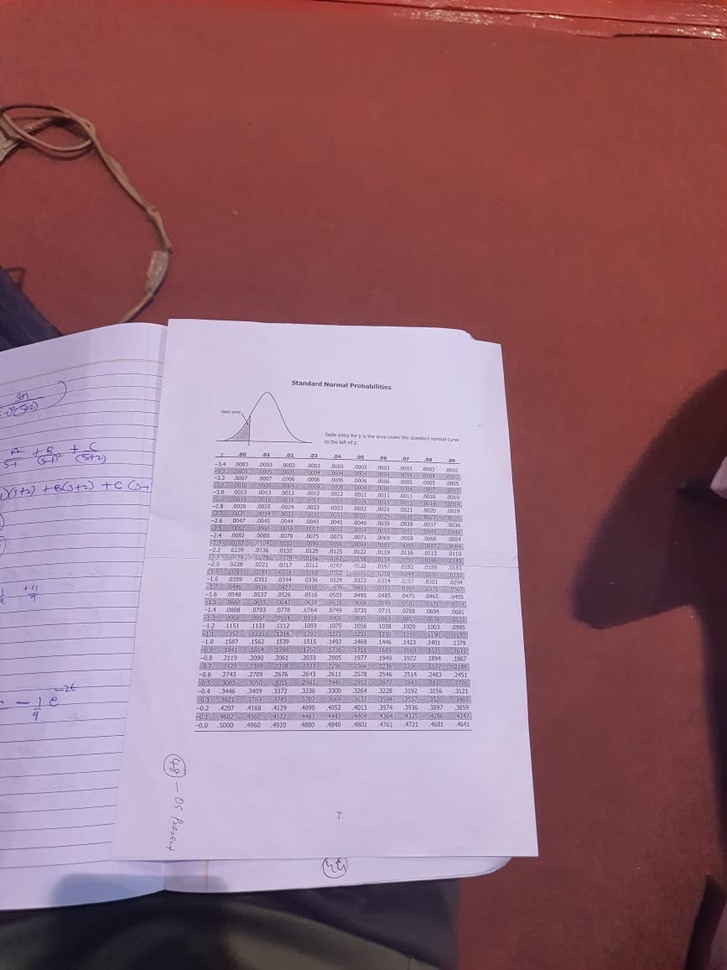
#> input picture Images1/table.jpeg, 727 x 970 px, shrunk from 867 x 1156 before the run, found by its file name
$ python secondTest.py
#> lines starting #> are read from the running program, lines starting #| are printed output that depends on the picture; after the words box and inside, x2 and y2 are one past the last pixel; in counts of white or black regions, pixels touching at a corner belong together
#crop image using open cv

import cv2
import numpy as np

#Read the input
img = cv2.imread('images/table.jpeg')
#> img is the input picture: shape (970, 727, 3); mean B, G, R 122.5, 109.9, 150.1

#Convert to grayscale
gray = cv2.cvtColor(img, cv2.COLOR_BGR2GRAY)
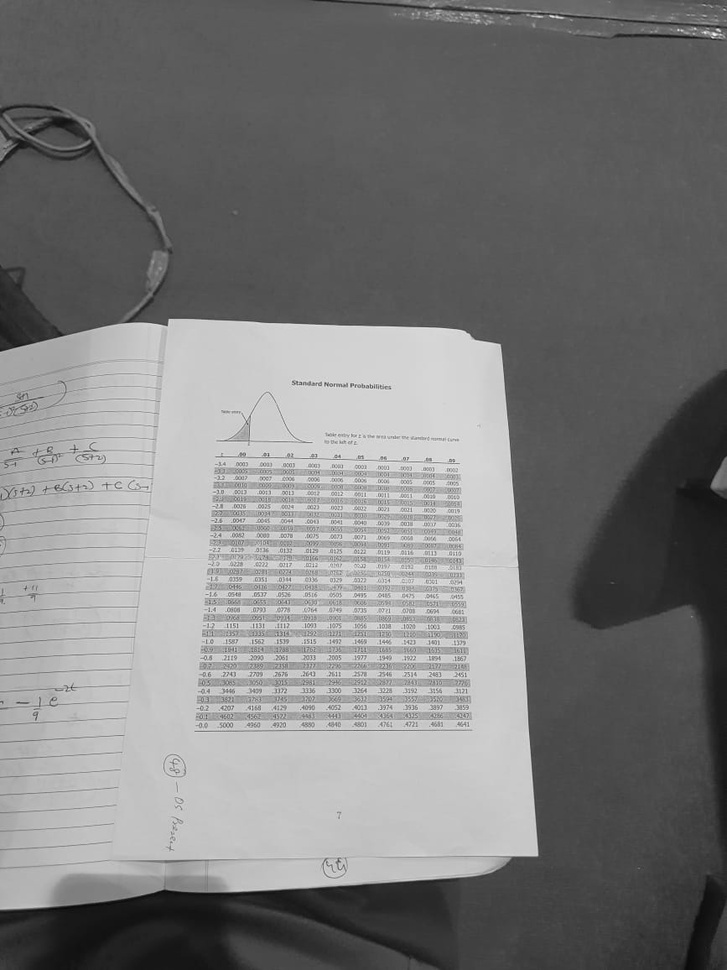
#> gray: shape (970, 727); min 9, max 248, mean 123.4

#Threshold
ret,thresh = cv2.threshold(gray,127,255,cv2.THRESH_BINARY_INV)
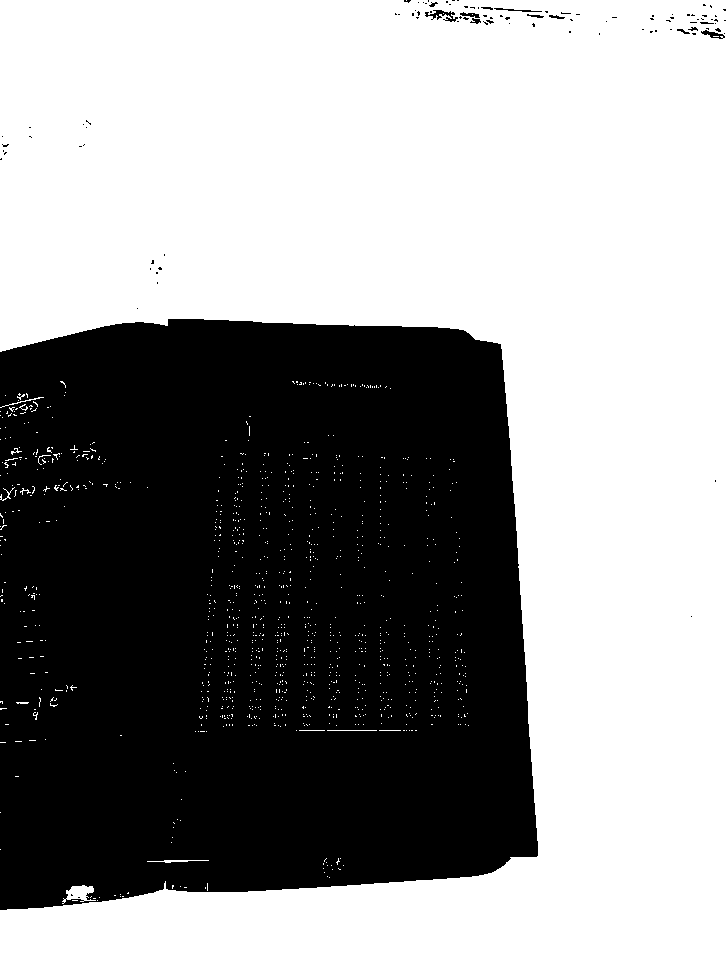
#> thresh: shape (970, 727); 58.8% white; 102 black regions (89 under 20 px), largest, box (x1, y1, x2, y2) and area: (0, 319, 538, 910) 289205, (425, 10, 458, 22) 165, (701, 30, 725, 39) 93

#Apply morphology to clean it of small regions
kernel = np.ones((7,7), np.uint8)
img_erosion = cv2.erode(thresh, kernel, iterations=1)
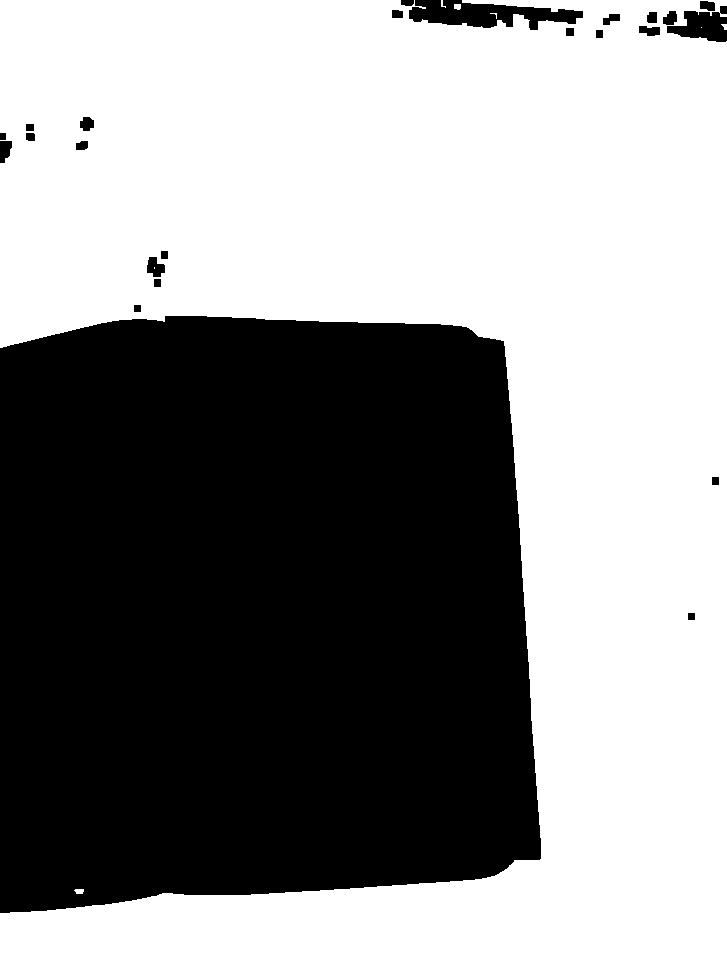
#> img_erosion: shape (970, 727); 57% white; 24 black regions, largest, box (x1, y1, x2, y2) and area: (0, 316, 541, 913) 297119, (409, 0, 583, 30) 3020, (667, 6, 727, 42) 1295
img_dilation = cv2.dilate(img_erosion, kernel, iterations=1)
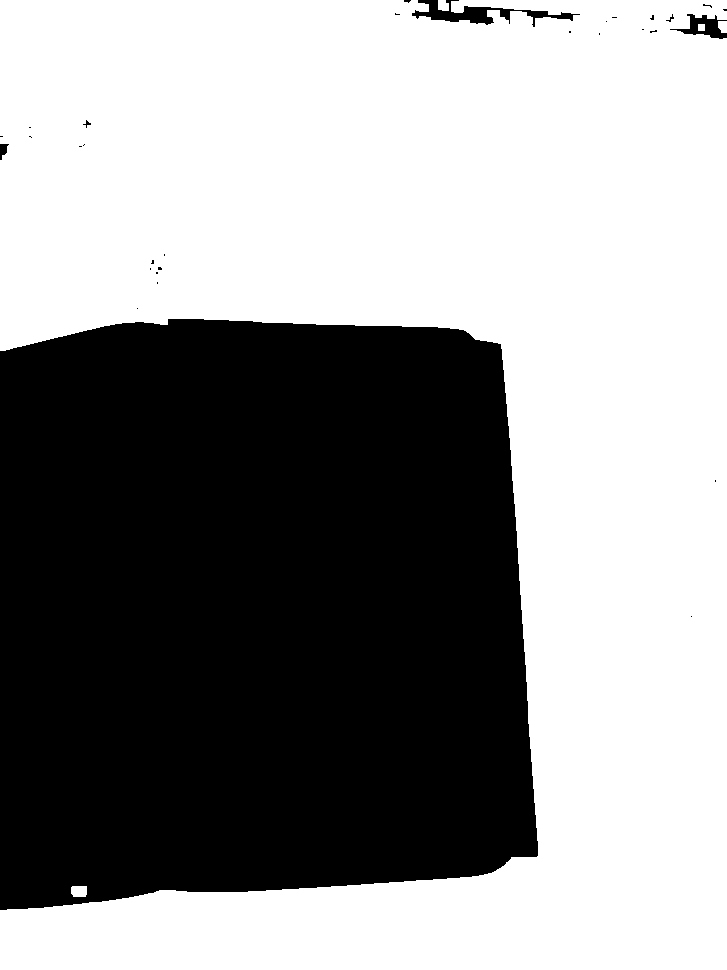
#> img_dilation: shape (970, 727); 58.3% white; 31 black regions (26 under 20 px), largest, box (x1, y1, x2, y2) and area: (0, 319, 538, 910) 291848, (412, 0, 580, 27) 1404, (670, 14, 727, 39) 598, (0, 144, 9, 160) 87, (83, 120, 91, 128) 22

kernel = np.ones((7,7), np.uint8)
morph = cv2.morphologyEx(thresh, cv2.MORPH_CLOSE, kernel)
#> morph: shape (970, 727); 60% white; 3 black regions, box (x1, y1, x2, y2) and area: (0, 319, 538, 910) 281989, (254, 625, 263, 633) 72, (223, 708, 231, 715) 56
kernel = np.ones((9,9), np.uint8)
morph = cv2.morphologyEx(morph, cv2.MORPH_ERODE, kernel)
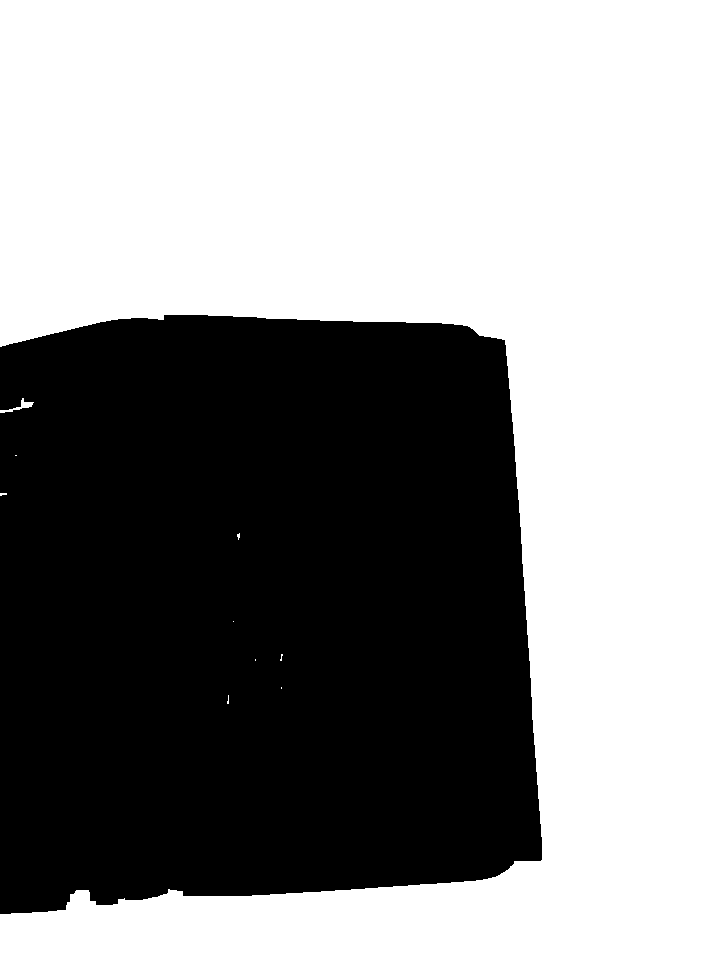
#> morph: shape (970, 727); 57.7% white; 1 black region

#Get contours and filter to keep the largest one
# contours, hierarchy = cv2.findContours(morph, cv2.RETR_EXTERNAL, cv2.CHAIN_APPROX_SIMPLE)
contours = cv2.findContours(morph, cv2.RETR_EXTERNAL, cv2.CHAIN_APPROX_SIMPLE)
#> contours = 10 contours, 8 with area under 20; largest, box (x1, y1, x2, y2) and area: (0, 0, 727, 970) 404632, (0, 398, 34, 413) 92
contours = contours[0] if len(contours) == 2 else contours[1]
contours = sorted(contours, key=cv2.contourArea, reverse=True)
cnt = contours[0]
#> cnt = contour of 298 points, box (x1, y1, x2, y2) (0, 0, 727, 970), area 404632

#Get the bounding box
x,y,w,h = cv2.boundingRect(cnt)
#> x = 0; y = 0; w = 727; h = 970

#Draw the largest contour filled on a black background as a mask
# mask = np.zeros(img.shape, np.uint8)
mask = np.zeros_like(gray)
mask= cv2.merge([mask, mask, mask])
# cv2.drawContours(mask, [cnt], 0, (255,255,255), -1)
cv2.drawContours(mask, [cnt], -1, (255,255,255), cv2.FILLED)
#> mask: shape (970, 727, 3); 57.7% white; 1 black region, box (x1, y1, x2, y2) and area: (0, 315, 542, 914) 298341

#apply mask to input
res1 = img.copy()
res1 = cv2.bitwise_and(res1, mask)
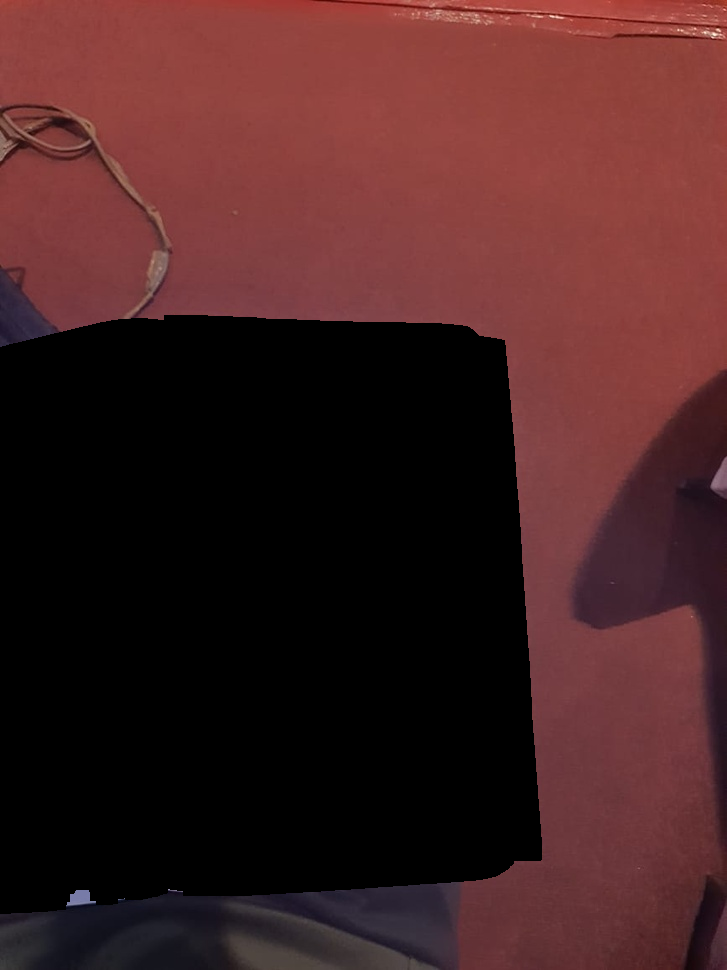
#> res1: shape (970, 727, 3); mean B, G, R 34.2, 33.9, 68.8


#Use the bounding box to crop the masked input
crop = res1[y:y+h, x:x+w]

#Save the image
cv2.imwrite('testOut.jpg', crop)
